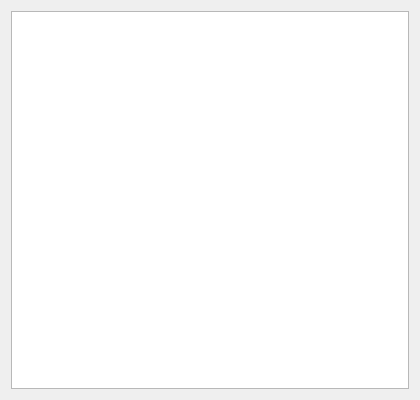
<?xml version="1.0" encoding="UTF-8"?>
<ui version="4.0">
 <class>ForcesWidget</class>
 <widget class="QWidget" name="ForcesWidget">
  <property name="geometry">
   <rect>
    <x>0</x>
    <y>0</y>
    <width>420</width>
    <height>400</height>
   </rect>
  </property>
  <property name="windowTitle">
   <string>Initializing</string>
  </property>
  <layout class="QVBoxLayout" name="verticalLayout">
   <item>
    <widget class="QTableWidget" name="tw_Initializing"/>
   </item>
  </layout>
 </widget>
 <resources/>
 <connections/>
</ui>
